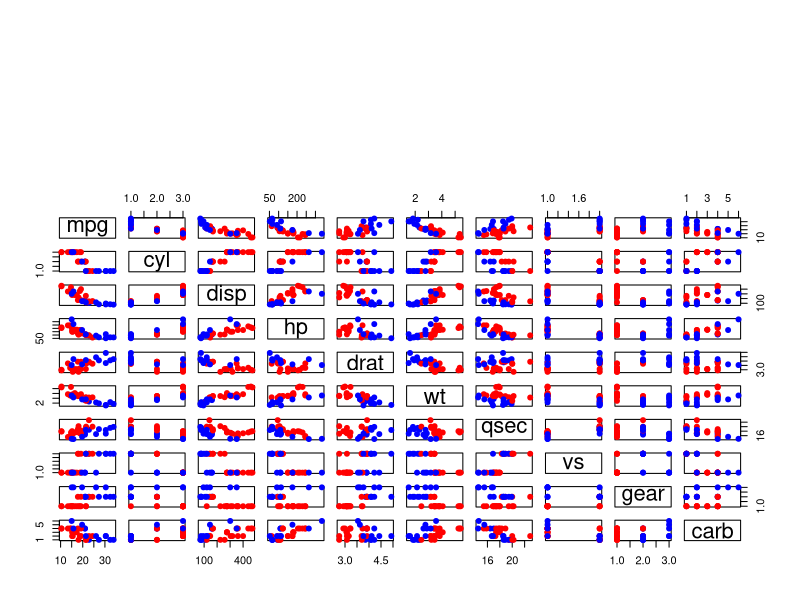
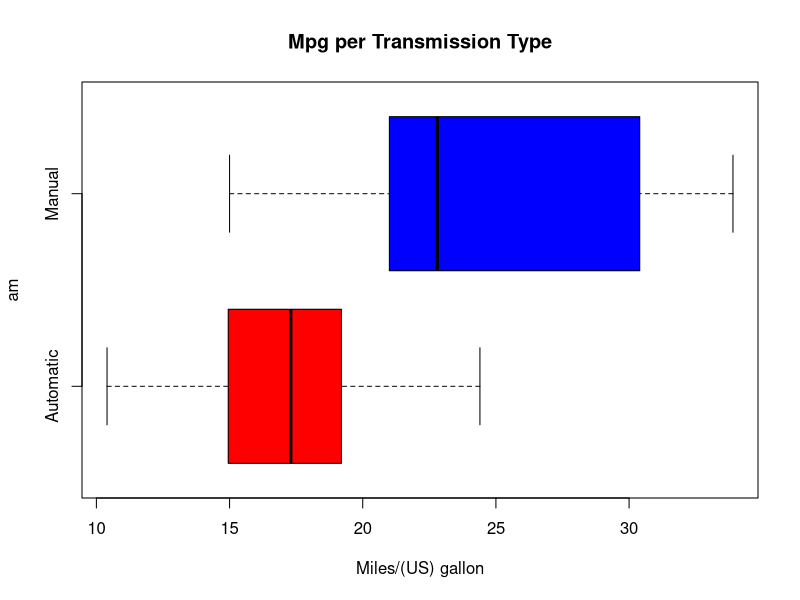
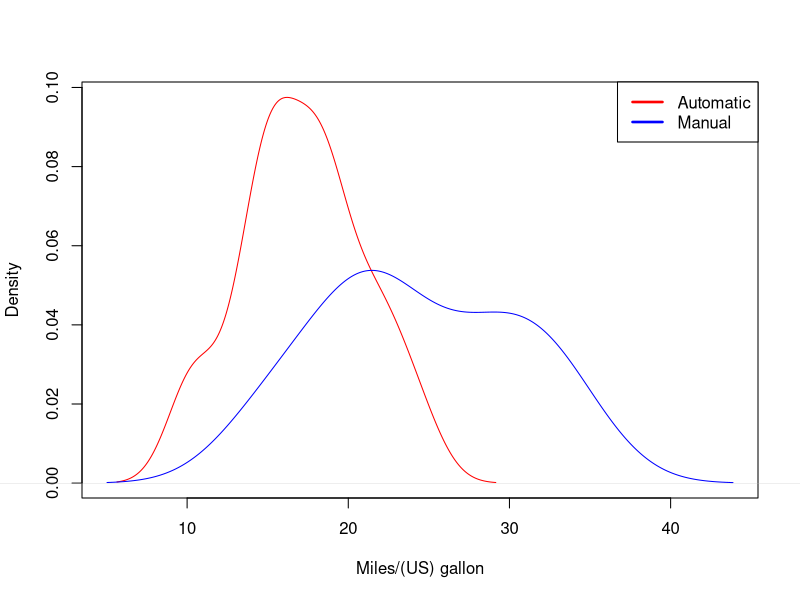
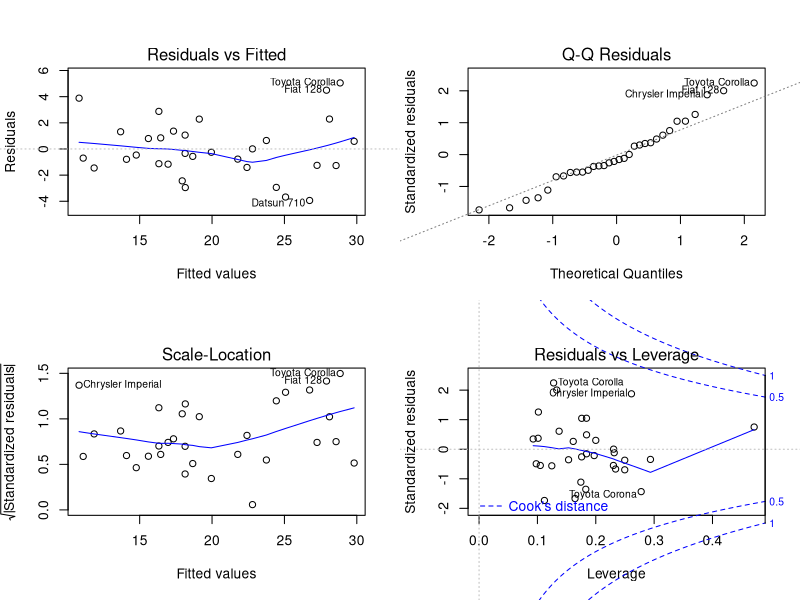

R code for these plots, in order:
## ---- chunk 1
suppressMessages(require(magrittr))
## ---- chunk 2
data(mtcars)
mtcars$am %<>% factor(levels = c(0,1), labels = c('Automatic', 'Manual'))
mtcars$carb %<>% as.factor; mtcars$cyl %<>% as.factor
mtcars$gear %<>% as.factor; mtcars$vs %<>% as.factor
## ---- chunk 3
fit.base <- lm(mpg ~ am, mtcars); t.value <- t.test(mpg ~ am, mtcars)
## ---- chunk 4
fit.best <- lm(mpg ~ ., mtcars) %>% step 
## ---- chunk 5
summary(fit.best)
## ---- chunk 6
palette(c('red', 'blue')); par(xpd = TRUE) 
pairs(mtcars[, -9], col=mtcars$am, bg=mtcars$am, pch=21, oma=c(4,4,16,4))
legend(x='topright', legend=levels(mtcars$am), horiz=TRUE, 
       pt.bg=palette(), pch=21)
## ---- chunk 7
boxplot(mpg ~ am, mtcars, col=palette(), horizontal=TRUE,
        main='Mpg per Transmission Type', 
        xlab='Miles/(US) gallon')  

d1 <- density(subset(mtcars, am == 'Automatic')$mpg)
d2 <- density(subset(mtcars, am == 'Manual')$mpg)
plot(d1, col=palette()[1], xlim=range(d1$x, d2$x), ylim=range(d1$y, d2$y), 
     main='', xlab='Miles/(US) gallon'); lines(d2, col=palette()[2])
legend('topright', c('Automatic', 'Manual'), 
       lty=c(1,1), lwd=c(2.5,2.5),col=palette())
## ---- chunk 8
par(mfrow=c(2, 2))
plot(fit.best)
